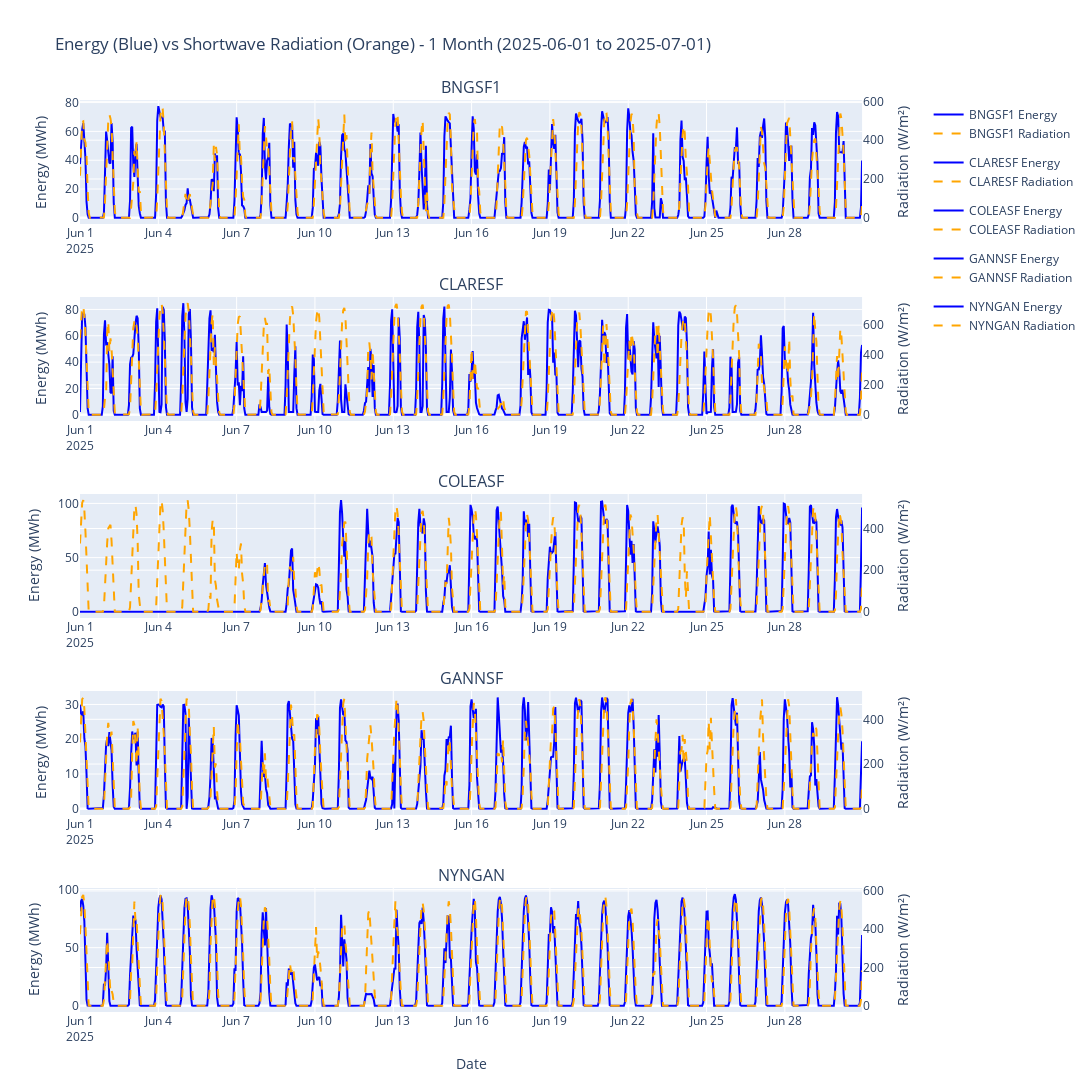

The notebook cell this image was saved under:
### Markdown cell above
## 9. Time Series: Energy and Radiation Over Time

### Code cell
# Create time series plot for 1 month of data for each facility
facilities = sorted(df['facility_code'].unique())
n_facilities = len(facilities)

# Select 1 month of data (first complete month in dataset)
start_date = df['date_hour'].min()
end_date = start_date + pd.Timedelta(days=30)  # ~1 month

df_month = df[(df['date_hour'] >= start_date) & (df['date_hour'] < end_date)]

print(f"📊 Plotting data from {start_date.date()} to {end_date.date()} (~1 month)")
print(f"   Total records: {len(df_month):,}")

fig = make_subplots(
    rows=n_facilities, cols=1,
    subplot_titles=[f"{fac}" for fac in facilities],
    specs=[[{"secondary_y": True}]] * n_facilities,
    vertical_spacing=0.08
)

for idx, facility in enumerate(facilities, 1):
    fac_data = df_month[df_month['facility_code'] == facility].sort_values('date_hour')
    
    # Add energy line (primary y-axis)
    fig.add_trace(
        go.Scatter(
            x=fac_data['date_hour'],
            y=fac_data['energy_mwh'],
            name=f'{facility} Energy',
            line=dict(color='blue', width=2),
            legendgroup=facility,
            showlegend=True
        ),
        row=idx, col=1, secondary_y=False
    )
    
    # Add radiation line (secondary y-axis)
    fig.add_trace(
        go.Scatter(
            x=fac_data['date_hour'],
            y=fac_data['shortwave_radiation'],
            name=f'{facility} Radiation',
            line=dict(color='orange', width=2, dash='dash'),
            legendgroup=facility,
            showlegend=True
        ),
        row=idx, col=1, secondary_y=True
    )
    
    # Update y-axes labels
    fig.update_yaxes(title_text="Energy (MWh)", row=idx, col=1, secondary_y=False)
    fig.update_yaxes(title_text="Radiation (W/m²)", row=idx, col=1, secondary_y=True)

fig.update_xaxes(title_text="Date", row=n_facilities, col=1)
fig.update_layout(
    title=f'Energy (Blue) vs Shortwave Radiation (Orange) - 1 Month ({start_date.date()} to {end_date.date()})',
    height=250*n_facilities,
    width=1200,
    hovermode='x unified'
)

fig.show()

### Figure 1 — Plotly figure (JSON) as saved in the notebook; plotly's stock layout.template omitted (floating-point values rounded to 4 significant figures; data arrays with more than 128 entries replaced by an {"elided": "..."} marker saying what was removed)
{"data": [{"legendgroup": "BNGSF1", "line": {"color": "blue", "width": 2}, "name": "BNGSF1 Energy", "showlegend": true, "type": "scatter", "x": {"elided": "720 str values"}, "xaxis": "x", "y": {"elided": "720 float values"}, "yaxis": "y"}, {"legendgroup": "BNGSF1", "line": {"color": "orange", "dash": "dash", "width": 2}, "name": "BNGSF1 Radiation", "showlegend": true, "type": "scatter", "x": {"elided": "720 str values"}, "xaxis": "x", "y": {"elided": "720 float values"}, "yaxis": "y2"}, {"legendgroup": "CLARESF", "line": {"color": "blue", "width": 2}, "name": "CLARESF Energy", "showlegend": true, "type": "scatter", "x": {"elided": "720 str values"}, "xaxis": "x2", "y": {"elided": "720 float values"}, "yaxis": "y3"}, {"legendgroup": "CLARESF", "line": {"color": "orange", "dash": "dash", "width": 2}, "name": "CLARESF Radiation", "showlegend": true, "type": "scatter", "x": {"elided": "720 str values"}, "xaxis": "x2", "y": {"elided": "720 float values"}, "yaxis": "y4"}, {"legendgroup": "COLEASF", "line": {"color": "blue", "width": 2}, "name": "COLEASF Energy", "showlegend": true, "type": "scatter", "x": {"elided": "720 str values"}, "xaxis": "x3", "y": {"elided": "720 float values"}, "yaxis": "y5"}, {"legendgroup": "COLEASF", "line": {"color": "orange", "dash": "dash", "width": 2}, "name": "COLEASF Radiation", "showlegend": true, "type": "scatter", "x": {"elided": "720 str values"}, "xaxis": "x3", "y": {"elided": "720 float values"}, "yaxis": "y6"}, {"legendgroup": "GANNSF", "line": {"color": "blue", "width": 2}, "name": "GANNSF Energy", "showlegend": true, "type": "scatter", "x": {"elided": "720 str values"}, "xaxis": "x4", "y": {"elided": "720 float values"}, "yaxis": "y7"}, {"legendgroup": "GANNSF", "line": {"color": "orange", "dash": "dash", "width": 2}, "name": "GANNSF Radiation", "showlegend": true, "type": "scatter", "x": {"elided": "720 str values"}, "xaxis": "x4", "y": {"elided": "720 float values"}, "yaxis": "y8"}, {"legendgroup": "NYNGAN", "line": {"color": "blue", "width": 2}, "name": "NYNGAN Energy", "showlegend": true, "type": "scatter", "x": {"elided": "720 str values"}, "xaxis": "x5", "y": {"elided": "720 float values"}, "yaxis": "y9"}, {"legendgroup": "NYNGAN", "line": {"color": "orange", "dash": "dash", "width": 2}, "name": "NYNGAN Radiation", "showlegend": true, "type": "scatter", "x": {"elided": "720 str values"}, "xaxis": "x5", "y": {"elided": "720 float values"}, "yaxis": "y10"}], "layout": {"annotations": [{"font": {"size": 16}, "showarrow": false, "text": "BNGSF1", "x": 0.47, "xanchor": "center", "xref": "paper", "y": 1.0, "yanchor": "bottom", "yref": "paper"}, {"font": {"size": 16}, "showarrow": false, "text": "CLARESF", "x": 0.47, "xanchor": "center", "xref": "paper", "y": 0.784, "yanchor": "bottom", "yref": "paper"}, {"font": {"size": 16}, "showarrow": false, "text": "COLEASF", "x": 0.47, "xanchor": "center", "xref": "paper", "y": 0.568, "yanchor": "bottom", "yref": "paper"}, {"font": {"size": 16}, "showarrow": false, "text": "GANNSF", "x": 0.47, "xanchor": "center", "xref": "paper", "y": 0.352, "yanchor": "bottom", "yref": "paper"}, {"font": {"size": 16}, "showarrow": false, "text": "NYNGAN", "x": 0.47, "xanchor": "center", "xref": "paper", "y": 0.136, "yanchor": "bottom", "yref": "paper"}], "height": 1250, "hovermode": "x unified", "title": {"text": "Energy (Blue) vs Shortwave Radiation (Orange) - 1 Month (2025-06-01 to 2025-07-01)"}, "width": 1200, "xaxis": {"anchor": "y", "domain": [0, 0.94]}, "xaxis2": {"anchor": "y3", "domain": [0, 0.94]}, "xaxis3": {"anchor": "y5", "domain": [0, 0.94]}, "xaxis4": {"anchor": "y7", "domain": [0, 0.94]}, "xaxis5": {"anchor": "y9", "domain": [0, 0.94], "title": {"text": "Date"}}, "yaxis": {"anchor": "x", "domain": [0.864, 1.0], "title": {"text": "Energy (MWh)"}}, "yaxis10": {"anchor": "x5", "overlaying": "y9", "side": "right", "title": {"text": "Radiation (W/m²)"}}, "yaxis2": {"anchor": "x", "overlaying": "y", "side": "right", "title": {"text": "Radiation (W/m²)"}}, "yaxis3": {"anchor": "x2", "domain": [0.648, 0.784], "title": {"text": "Energy (MWh)"}}, "yaxis4": {"anchor": "x2", "overlaying": "y3", "side": "right", "title": {"text": "Radiation (W/m²)"}}, "yaxis5": {"anchor": "x3", "domain": [0.432, 0.568], "title": {"text": "Energy (MWh)"}}, "yaxis6": {"anchor": "x3", "overlaying": "y5", "side": "right", "title": {"text": "Radiation (W/m²)"}}, "yaxis7": {"anchor": "x4", "domain": [0.216, 0.352], "title": {"text": "Energy (MWh)"}}, "yaxis8": {"anchor": "x4", "overlaying": "y7", "side": "right", "title": {"text": "Radiation (W/m²)"}}, "yaxis9": {"anchor": "x5", "domain": [0, 0.136], "title": {"text": "Energy (MWh)"}}}}
